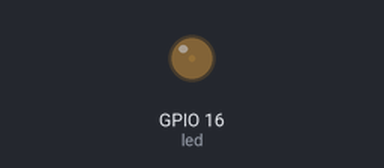
This program was run on a simulated ESP32. Shown: output pins drawn as LEDs (lit = HIGH).

Above: at 0.05 s.
At 1.15 s:
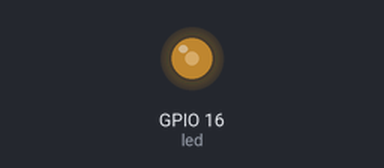
At 2.3 s:
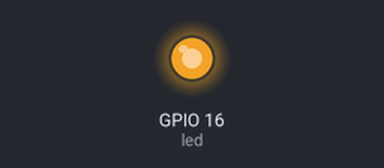
At 4.6 s:
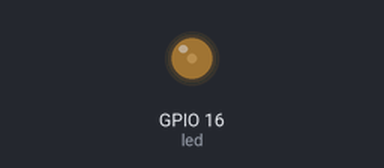
Timing chart, 0 to 6.7 s (numbered marks = the images above):
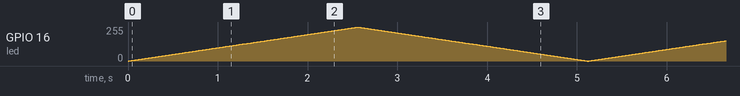

The program:

main.cpp
```cpp
#include <Arduino.h>

#define led 16

const int freq = 10000;
const int resolution = 8;
const int channel = 0;

void setup()
{
  ledcSetup(channel, freq, resolution);
  ledcAttachPin(led, channel);
}

void loop()
{
  for (int i = 0; i <= 255; i++)
  {
    ledcWrite(channel, i);
    delay(10);
  }
  for (int i = 255; i >= 0; i--)
  {
    ledcWrite(channel, i);
    delay(10);
  }
}
```
